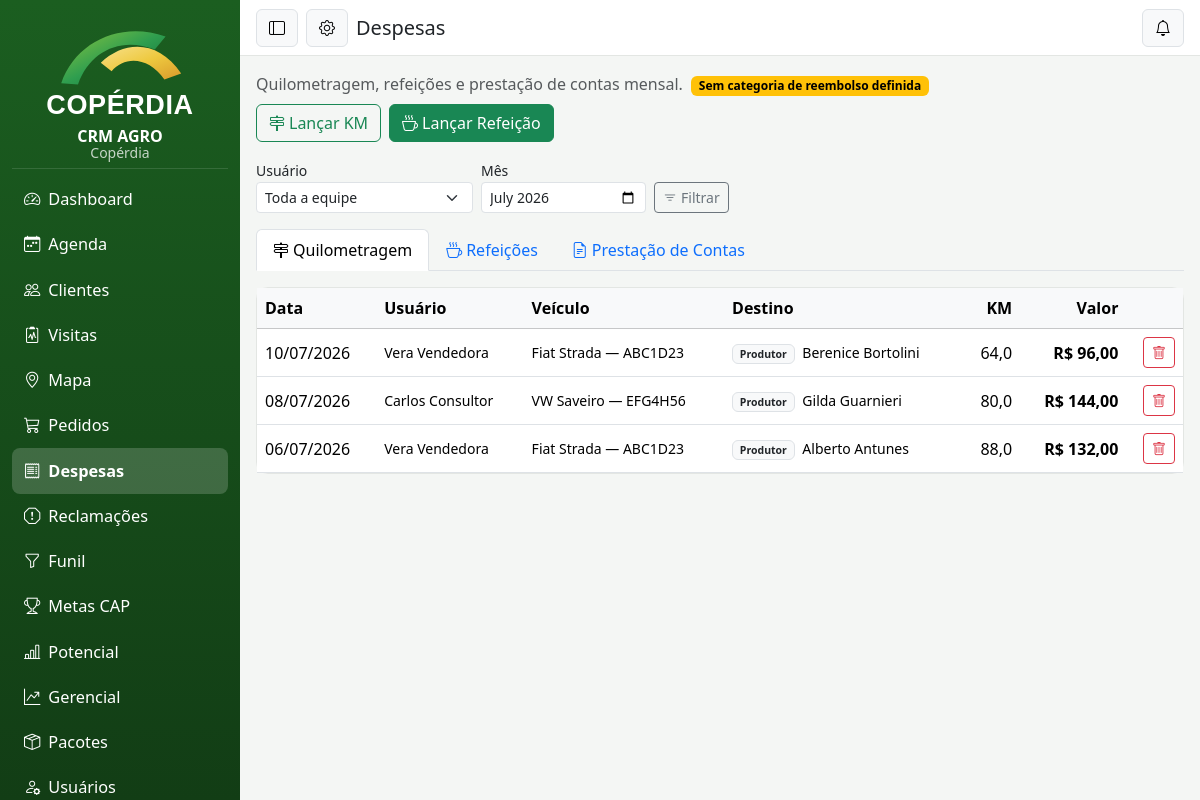
The app's page /index.php?r=despesas (signed in) with its own data.
### tables this page shows
CREATE TABLE quilometragem (
  id INT AUTO_INCREMENT PRIMARY KEY,
  usuario_id INT NOT NULL,
  prestacao_id INT NULL,
  veiculo_id INT NULL,
  visita_id INT NULL COMMENT 'amarração automática com a visita realizada',
  veiculo VARCHAR(120),
  data DATE NOT NULL,
  km_inicial DECIMAL(10,1) NOT NULL,
  km_final DECIMAL(10,1) NOT NULL,
  valor DECIMAL(10,2) NOT NULL DEFAULT 0 COMMENT 'km rodados x valor_km da categoria (na data do lançamento)',
  tipo_destino ENUM('Produtor','Filial','Lugar') NOT NULL DEFAULT 'Lugar',
  cliente_id INT,
  filial_id INT,
  prospecto VARCHAR(160) COMMENT 'nome do cliente prospecto quando não cadastrado',
  destino VARCHAR(160),
  motivo VARCHAR(200),
  criado_em DATETIME NOT NULL DEFAULT CURRENT_TIMESTAMP,
  FOREIGN KEY (usuario_id) REFERENCES usuarios(id),
  FOREIGN KEY (prestacao_id) REFERENCES prestacao_contas(id) ON DELETE SET NULL,
  FOREIGN KEY (veiculo_id) REFERENCES veiculos(id) ON DELETE SET NULL,
  FOREIGN KEY (visita_id) REFERENCES visitas(id) ON DELETE SET NULL,
  FOREIGN KEY (cliente_id) REFERENCES clientes(id),
  FOREIGN KEY (filial_id) REFERENCES filiais(id)
);

CREATE TABLE usuarios (
  id INT AUTO_INCREMENT PRIMARY KEY,
  nome VARCHAR(120) NOT NULL,
  email VARCHAR(160) NOT NULL UNIQUE,
  senha_hash VARCHAR(255) NOT NULL,
  perfil ENUM('Administrador','Gestor Comercial','Gestor Técnico','Consultor Técnico','Vendedor','Analista','Produtor') NOT NULL,
  telefone VARCHAR(30),
  categoria_reembolso_id INT NULL COMMENT 'categoria de reembolso de despesas (KM/refeições)',
  cliente_id INT NULL COMMENT 'produtor vinculado (perfil Produtor — portal)',
  ativo TINYINT(1) NOT NULL DEFAULT 1,
  criado_em DATETIME NOT NULL DEFAULT CURRENT_TIMESTAMP
);

### app/Views/despesas.php (the view, shortened to what the rows shown need)
<div class="tab-content">
  <div class="tab-pane fade show active" id="tabKm">
    <div class="card"><div class="table-responsive">
      <table class="table table-hover align-middle mb-0">
        <thead class="table-light"><tr>
          <th>Data</th><?php if ($ehGestor): ?><th>Usuário</th><?php endif; ?>
          <th class="d-none d-md-table-cell">Veículo</th><th class="d-none d-md-table-cell">Destino</th>
          <th class="text-end">KM</th><th class="text-end">Valor</th><th></th>
        </tr></thead>
        <tbody>
          <?php foreach ($km as $l): ?>
          <tr>
            <td><?= data_br($l['data']) ?></td>
            <?php if ($ehGestor): ?><td class="small"><?= e($l['usuario']) ?></td><?php endif; ?>
            <td class="d-none d-md-table-cell small"><?= e($l['veiculo'] ?? '—') ?></td>
            <td class="d-none d-md-table-cell small">
              <span class="badge text-bg-light border text-dark me-1"><?= e($l['tipo_destino']) ?></span>
              <?= e($l['destino_desc'] ?? '—') ?>
            </td>
            <td class="text-end"><?= numero($l['km_rodados'], 1) ?></td>
            <td class="text-end fw-semibold"><?= moeda($l['valor']) ?></td>
            <td class="text-end">
              <?php if (!$l['prestacao_id'] && ($ehGestor || (int)$l['usuario_id'] === Auth::id())): ?>
              <button class="btn btn-sm btn-outline-danger" title="Excluir" onclick="Despesas.excluir('km', <?= $l['id'] ?>)"><i class="bi bi-trash"></i></button>
              <?php elseif ($l['prestacao_id']): ?><span class="badge text-bg-light border text-muted">consolidado</span><?php endif; ?>
            </td>
          </tr>
          <?php endforeach; ?>
        </tbody>
      </table>
    </div></div>
  </div>
</div>

### records on screen
quilometragem: data "10/07/2026", usuario.nome "Vera Vendedora", veiculo "Fiat Strada — ABC1D23", tipo_destino "Produtor", destino_desc "Berenice Bortolini", km_rodados "64,0", valor "R$ 96,00"
quilometragem: data "08/07/2026", usuario.nome "Carlos Consultor", veiculo "VW Saveiro — EFG4H56", tipo_destino "Produtor", destino_desc "Gilda Guarnieri", km_rodados "80,0", valor "R$ 144,00"
quilometragem: data "06/07/2026", usuario.nome "Vera Vendedora", veiculo "Fiat Strada — ABC1D23", tipo_destino "Produtor", destino_desc "Alberto Antunes", km_rodados "88,0", valor "R$ 132,00"

### other values on screen
$rotulo "Dashboard"
$rotulo "Agenda"
$rotulo "Clientes"
$rotulo "Visitas"
$rotulo "Mapa"
$rotulo "Pedidos"
$rotulo "Despesas"
$rotulo "Reclamações"
$rotulo "Funil"
$rotulo "Metas CAP"
$rotulo "Potencial"
$rotulo "Gerencial"
$rotulo "Pacotes"
$rotulo "Usuários"
$titulo "Despesas"
